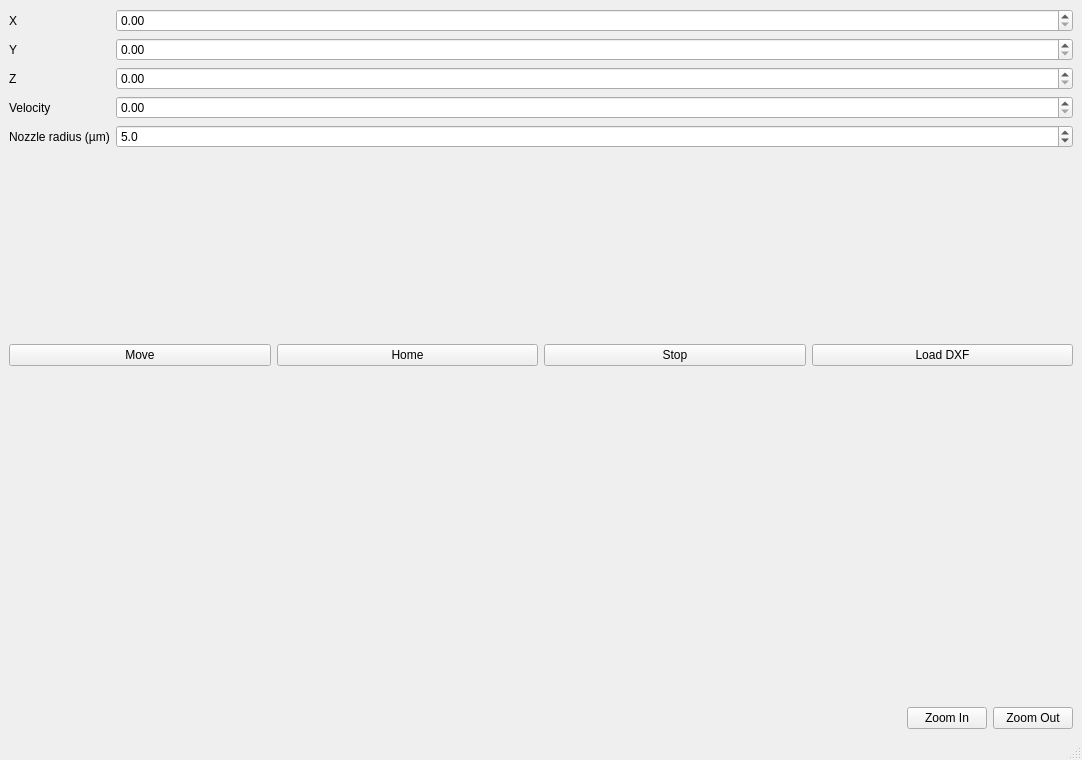
<?xml version="1.0" encoding="UTF-8"?>
<ui version="4.0">
 <class>MainWindow</class>
 <widget class="QMainWindow" name="MainWindow">
  <property name="geometry">
   <rect>
    <x>0</x>
    <y>0</y>
    <width>1082</width>
    <height>760</height>
   </rect>
  </property>
  <property name="windowTitle">
   <string>MainWindow</string>
  </property>
  <widget class="QWidget" name="centralwidget">
   <layout class="QVBoxLayout" name="verticalLayout">
    <item>
     <layout class="QFormLayout" name="formLayout">
      <item row="0" column="0">
       <widget class="QLabel" name="label_x">
        <property name="text">
         <string>X</string>
        </property>
       </widget>
      </item>
      <item row="0" column="1">
       <widget class="QDoubleSpinBox" name="spinX"/>
      </item>
      <item row="1" column="0">
       <widget class="QLabel" name="label_y">
        <property name="text">
         <string>Y</string>
        </property>
       </widget>
      </item>
      <item row="1" column="1">
       <widget class="QDoubleSpinBox" name="spinY"/>
      </item>
      <item row="2" column="0">
       <widget class="QLabel" name="label_z">
        <property name="text">
         <string>Z</string>
        </property>
       </widget>
      </item>
      <item row="2" column="1">
       <widget class="QDoubleSpinBox" name="spinZ"/>
      </item>
      <item row="3" column="0">
       <widget class="QLabel" name="label_vel">
        <property name="text">
         <string>Velocity</string>
        </property>
       </widget>
      </item>
      <item row="3" column="1">
       <widget class="QDoubleSpinBox" name="spinVelocity"/>
      </item>
      <item row="4" column="0">
       <widget class="QLabel" name="label_nozzle">
        <property name="text">
         <string>Nozzle radius (µm)</string>
        </property>
       </widget>
      </item>
      <item row="4" column="1">
       <widget class="QDoubleSpinBox" name="spinNozzle">
        <property name="decimals">
         <number>1</number>
        </property>
        <property name="minimum">
         <double>1.0</double>
        </property>
        <property name="maximum">
         <double>1000.0</double>
        </property>
        <property name="value">
         <double>5.0</double>
        </property>
       </widget>
      </item>
     </layout>
    </item>
    <item>
     <layout class="QHBoxLayout" name="horizontalLayout">
      <item>
       <widget class="QPushButton" name="moveButton">
        <property name="text">
         <string>Move</string>
        </property>
       </widget>
      </item>
      <item>
       <widget class="QPushButton" name="homeButton">
        <property name="text">
         <string>Home</string>
        </property>
       </widget>
      </item>
      <item>
       <widget class="QPushButton" name="stopButton">
        <property name="text">
         <string>Stop</string>
        </property>
       </widget>
      </item>
        <item>
         <widget class="QPushButton" name="loadDxfButton">
          <property name="text">
           <string>Load DXF</string>
          </property>
         </widget>
        </item>
     </layout>
    </item>
    <item>
     <widget class="QWidget" name="plotContainer"/>
    </item>
    <item>
     <layout class="QHBoxLayout" name="zoomLayout">
      <item>
       <spacer name="horizontalSpacer">
        <property name="orientation">
         <enum>Qt::Horizontal</enum>
        </property>
        <property name="sizeType">
         <enum>QSizePolicy::Expanding</enum>
        </property>
        <property name="sizeHint" stdset="0">
         <size>
          <width>40</width>
          <height>20</height>
         </size>
        </property>
       </spacer>
      </item>
      <item>
       <widget class="QPushButton" name="zoomInButton">
        <property name="text">
         <string>Zoom In</string>
        </property>
       </widget>
      </item>
      <item>
       <widget class="QPushButton" name="zoomOutButton">
        <property name="text">
         <string>Zoom Out</string>
        </property>
       </widget>
      </item>
     </layout>
    </item>
   </layout>
  </widget>
  <widget class="QMenuBar" name="menubar">
   <property name="geometry">
    <rect>
     <x>0</x>
     <y>0</y>
     <width>1082</width>
     <height>33</height>
    </rect>
   </property>
  </widget>
  <widget class="QStatusBar" name="statusbar"/>
 </widget>
 <resources/>
 <connections/>
</ui>
